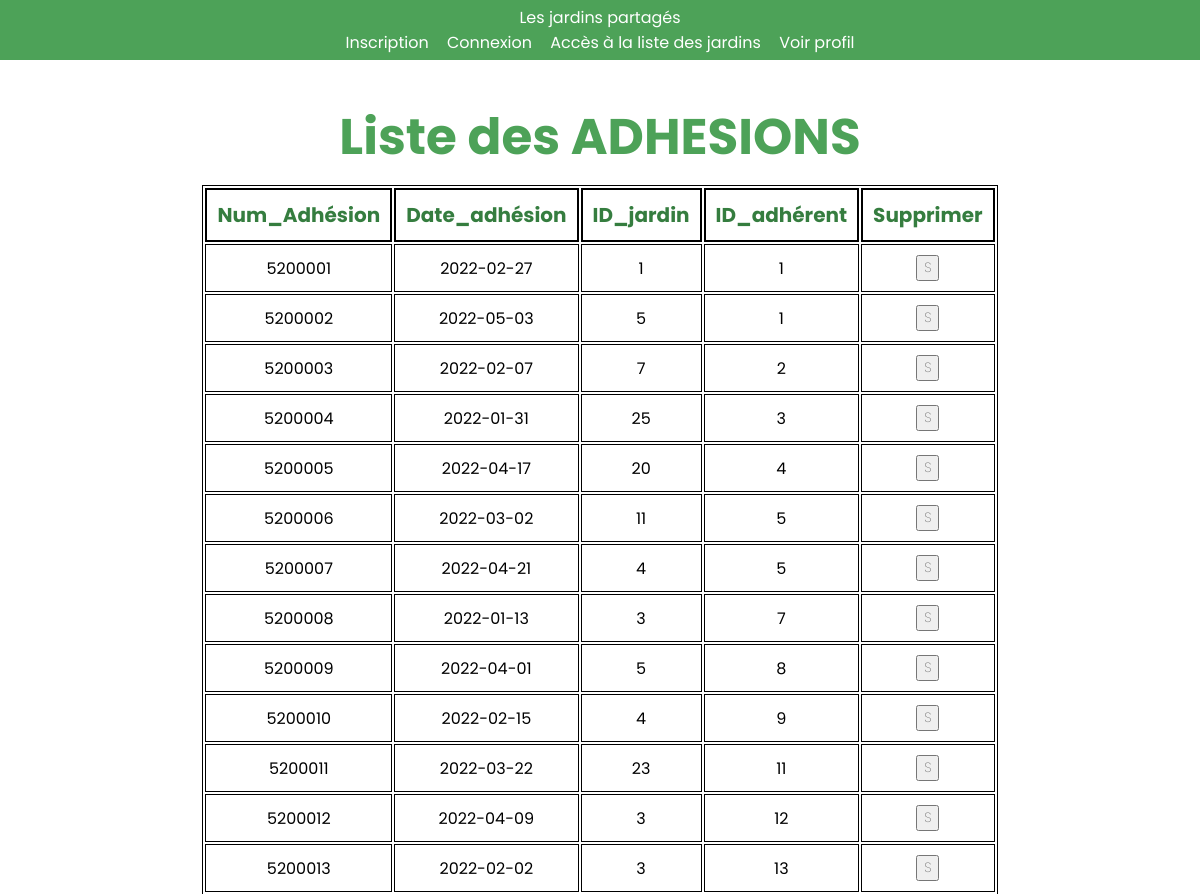
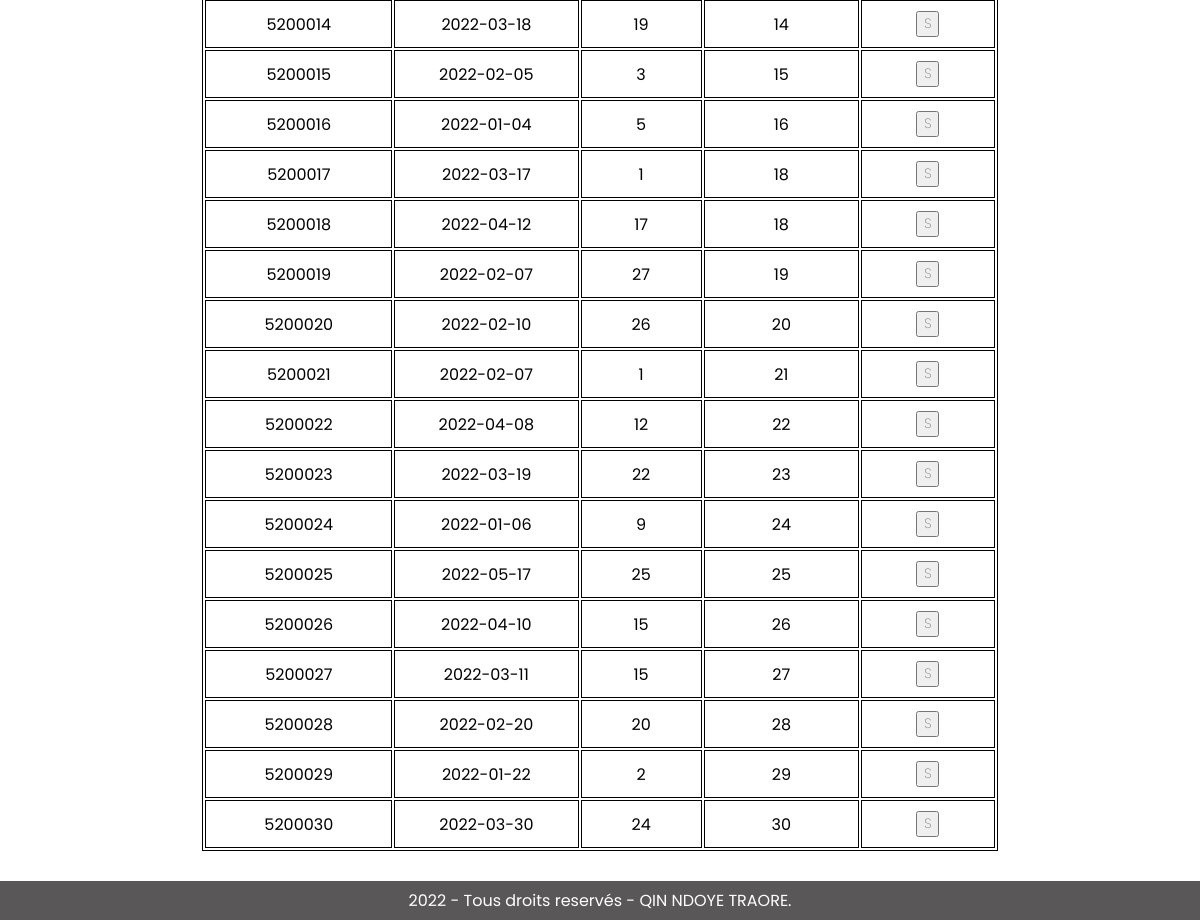
Screenshot of /admin/afficheADHESION.php with the database file from the repository (2 pictures, top to bottom).
### tables this page shows
CREATE TABLE ADHESION(
  num_adhesion INT PRIMARY KEY AUTO_INCREMENT,
  date_adhesion DATE NOT NULL,
  id_jardin INT NOT NULL,
  id_adherent INT NOT NULL,
  FOREIGN KEY(id_jardin) REFERENCES JARDIN(id_jardin) ON DELETE CASCADE ON UPDATE CASCADE,
  FOREIGN KEY(id_adherent) REFERENCES ADHERENT(id_adherent) ON DELETE CASCADE ON UPDATE CASCADE
);

### admin/afficheADHESION.php (the view, shortened to what this page needs)
<header>
            <div class="conteneur">
                <div>
                    <a href="../index.php">Les jardins partagés</a>
                </div>
                <nav>
                    <a href="../accueil_adh.php?page=inscription">Inscription</a>
                    <a href="../accueil_adh.php?page=connexion">Connexion</a>
                    <a href="../accueil_adh.php?page=liste">Accès à la liste des jardins</a>
                    <a href="../accueil_adh.php?page=profil">Voir profil</a>
                </nav>
            </div>
        </header>
        <section>
            <div class="conteneur">
<?php
require_once("../inc/entete.inc.php");
function formSuppression($login){
return '<form method="POST" action="../accueil_adh.php?page=supprimer">
    <input type=hidden name="num_adhesion" value="'.$login.'">
    <input type="submit" name="submit" value="S" />
    </form>';
}
?>
<h1>Liste des ADHESIONS </h1>
<table>
    <tr>
        <th>Num_Adhésion</th>
        <th>Date_adhésion</th>
        <th>ID_jardin</th>
        <th>ID_adhérent</th>
        <th>Supprimer</th>
    </tr>
    <?php
    try {
        $db = connectBD();
        foreach ($db->query('SELECT * from ADHESION') as $ligne) {
            echo '<tr>
                <td>' . $ligne['num_adhesion'] . '</td>
                <td>' . $ligne['date_adhesion'] . '</td>
                <td>' . $ligne['id_jardin'] . '</td>
                <td>' . $ligne['id_adherent'] . '</td><td>';
                echo formSuppression($ligne['num_adhesion']);
                echo '</td></tr>';
        }
    } catch (PDOException $e) {
        echo '<div class=erreur> Erreur de connexion à la base de données ! </div>';
        echo  $e->getMessage() . "<br/>";
        die();
    }
    ?>
</table>
<?php require_once('../inc/bas.inc.php'); ?>

### inc/css/style.css (style rules this page uses)
* { margin: 0; font-family: 'Poppins', sans-serif; }
a { text-decoration: none; color: #000; }
h1 { font-size: 50px; text-align: center; color: #4da258; padding: 10px; flex-direction: column; }
form { text-align: center; }
.conteneur { margin: 0 auto; }
table { border:1px solid black; position:relative; text-align: center; margin-left: auto; margin-right: auto; }
th { font-size: 20px; color: #357d3f; padding: 10px; border:2px solid black; text-align: center; }
td { border:1px solid rgb(0, 0, 0); text-align: center; padding: 10px; }
header { background: #4da258; padding: 5px; text-align: center; }
header nav { display: inline; }
header a { color: #ffffff; text-decoration: none; padding: 7px; }
section { padding: 30px; min-height: 800px; text-align: center; }
input { font-weight: 70; }
body { background-color:#ffffff; font-family:Verdana,Helvetica,Arial,sans-serif; }

### rows the page displays
adhesion: num_adhesion "5200001", date_adhesion "2022-02-27", id_jardin "1", id_adherent "1"
adhesion: num_adhesion "5200002", date_adhesion "2022-05-03", id_jardin "5", id_adherent "1"
adhesion: num_adhesion "5200003", date_adhesion "2022-02-07", id_jardin "7", id_adherent "2"
adhesion: num_adhesion "5200004", date_adhesion "2022-01-31", id_jardin "25", id_adherent "3"
adhesion: num_adhesion "5200005", date_adhesion "2022-04-17", id_jardin "20", id_adherent "4"
adhesion: num_adhesion "5200006", date_adhesion "2022-03-02", id_jardin "11", id_adherent "5"
adhesion: num_adhesion "5200007", date_adhesion "2022-04-21", id_jardin "4", id_adherent "5"
adhesion: num_adhesion "5200008", date_adhesion "2022-01-13", id_jardin "3", id_adherent "7"
adhesion: num_adhesion "5200009", date_adhesion "2022-04-01", id_jardin "5", id_adherent "8"
adhesion: num_adhesion "5200010", date_adhesion "2022-02-15", id_jardin "4", id_adherent "9"
adhesion: num_adhesion "5200011", date_adhesion "2022-03-22", id_jardin "23", id_adherent "11"
adhesion: num_adhesion "5200012", date_adhesion "2022-04-09", id_jardin "3", id_adherent "12"
adhesion: num_adhesion "5200013", date_adhesion "2022-02-02", id_jardin "3", id_adherent "13"
adhesion: num_adhesion "5200014", date_adhesion "2022-03-18", id_jardin "19", id_adherent "14"
adhesion: num_adhesion "5200015", date_adhesion "2022-02-05", id_jardin "3", id_adherent "15"
adhesion: num_adhesion "5200016", date_adhesion "2022-01-04", id_jardin "5", id_adherent "16"
adhesion: num_adhesion "5200017", date_adhesion "2022-03-17", id_jardin "1", id_adherent "18"
adhesion: num_adhesion "5200018", date_adhesion "2022-04-12", id_jardin "17", id_adherent "18"
adhesion: num_adhesion "5200019", date_adhesion "2022-02-07", id_jardin "27", id_adherent "19"
adhesion: num_adhesion "5200020", date_adhesion "2022-02-10", id_jardin "26", id_adherent "20"
adhesion: num_adhesion "5200021", date_adhesion "2022-02-07", id_jardin "1", id_adherent "21"
adhesion: num_adhesion "5200022", date_adhesion "2022-04-08", id_jardin "12", id_adherent "22"
adhesion: num_adhesion "5200023", date_adhesion "2022-03-19", id_jardin "22", id_adherent "23"
adhesion: num_adhesion "5200024", date_adhesion "2022-01-06", id_jardin "9", id_adherent "24"
adhesion: num_adhesion "5200025", date_adhesion "2022-05-17", id_jardin "25", id_adherent "25"
adhesion: num_adhesion "5200026", date_adhesion "2022-04-10", id_jardin "15", id_adherent "26"
adhesion: num_adhesion "5200027", date_adhesion "2022-03-11", id_jardin "15", id_adherent "27"
adhesion: num_adhesion "5200028", date_adhesion "2022-02-20", id_jardin "20", id_adherent "28"
adhesion: num_adhesion "5200029", date_adhesion "2022-01-22", id_jardin "2", id_adherent "29"
adhesion: num_adhesion "5200030", date_adhesion "2022-03-30", id_jardin "24", id_adherent "30"
